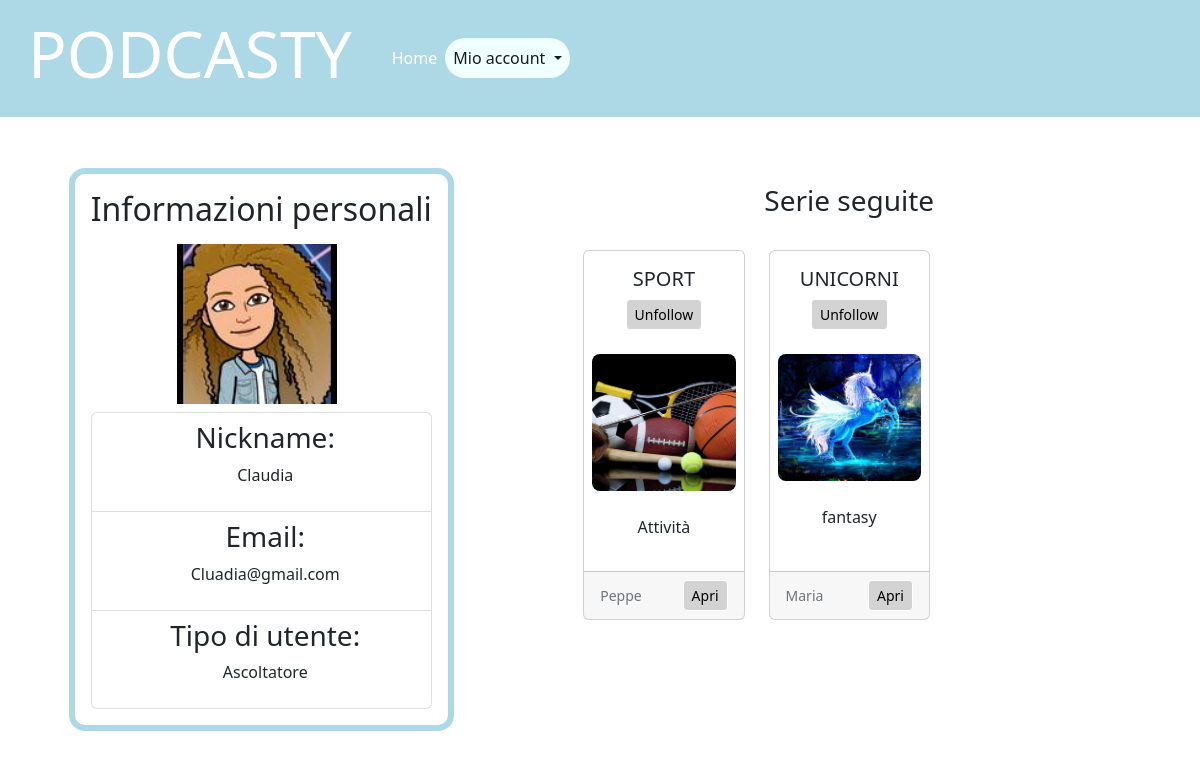
The app's page /profile (signed in) with its own data.
### tables this page shows
CREATE TABLE "utenti" (
	"id"	INTEGER NOT NULL,
	"email"	TEXT NOT NULL UNIQUE,
	"nickname"	TEXT NOT NULL UNIQUE,
	"password"	TEXT NOT NULL,
	"immagine_profilo"	TEXT NOT NULL,
	"creatore"	INTEGER NOT NULL DEFAULT 0,
	PRIMARY KEY("id" AUTOINCREMENT)
);

CREATE TABLE "serie" (
	"id_serie"	INTEGER NOT NULL,
	"titolo_serie"	TEXT NOT NULL UNIQUE,
	"descrizione"	TEXT NOT NULL,
	"categoria"	TEXT NOT NULL,
	"immagine_serie"	TEXT NOT NULL,
	"autore"	INTEGER NOT NULL,
	"ultima_modifica"	TEXT NOT NULL,
	FOREIGN KEY("autore") REFERENCES "utenti"("id") ON DELETE CASCADE,
	PRIMARY KEY("id_serie" AUTOINCREMENT)
);

### app.py (the view)
@app.route('/profile')
@login_required
def profile():
    id=current_user.id
    series = dao.get_serie_seguite( id )
    return render_template('profile.html',  series=series)

### app.py (called while the page is built)
@login_manager.user_loader
def load_user(id):
    utente = dao.get_utente_by_id(id)
    if utente is not None:
        log_user = User(id=utente['id'], email=utente['email'], nickname=utente['nickname'], password=utente['password'], immagine_profilo=utente['immagine_profilo'], creatore=utente['creatore'])
    else:
        log_user = None
    return log_user

### dao.py (called while the page is built)
def get_serie_seguite(id):
    conn = sqlite3.connect('db/podcast_db.db')
    conn.row_factory = sqlite3.Row
    cursor = conn.cursor()
    sql = 'SELECT serie.id_serie, serie.titolo_serie, serie.descrizione, serie.categoria, serie.immagine_serie, serie.ultima_modifica, utenti.nickname \
            FROM serie LEFT JOIN followers \
            ON serie.id_serie = followers.serie \
            LEFT JOIN utenti ON serie.autore=utenti.id\
            WHERE followers.utente = ? \
            ORDER BY ultima_modifica DESC'
    cursor.execute(sql, (id,))
    series = cursor.fetchall()
    cursor.close()
    conn.close()
    return series

def get_utente_by_id(id):
    conn = sqlite3.connect('db/podcast_db.db')
    conn.row_factory = sqlite3.Row
    cursor = conn.cursor()
    sql = 'SELECT * FROM utenti WHERE id = ?'
    cursor.execute(sql, (id,))
    user = cursor.fetchone()
    cursor.close()
    conn.close()
    return user

### templates/profile.html (shortened to what this page needs)
{% extends "base.html" %}
{% block profile_active %}active{% endblock %}
{% block content %}
<div class="mybigdiv">
  <div class="col-lg-5 col-md-12 mymainprofile">
    <h2>Informazioni personali</h2>
    <div>{% if current_user.immagine_profilo %}
      <img class="usrimg" src="{{ url_for('static', filename= current_user.immagine_profilo) }}"
      alt="Questa è l'immagine dell'utente {{ current_user.nickname }}">
        {% endif %}
    </div>
    <ol class="list-group">
      <li class="list-group-item">
        <div class="ms-2 me-auto">
          <h3>Nickname:</h3>
          <p>{{current_user.nickname}}</p>
        </div>
      </li>
      <li class="list-group-item">
        <div class="ms-2 me-auto">
          <h3>Email:</h3><p>{{current_user.email}}</p>
        </div>
      </li>
      <li class="list-group-item">
        <div class="ms-2 me-auto">
          <h3>Tipo di utente:</h3>
            {% if current_user.creatore %}
              <p>Creatore</p>
            {% else %}
              <p>Ascoltatore</p>
            {% endif %}
        </div>
      </li>
    </ol>
  </div>
  <aside class="col-lg-6 col-md-12 mysecond row g-4">
    {%if series%}
    <h3>Serie seguite</h3>
    {% for serie in series %}
      <article class="col-lg-4 col-md-6">
        <div class="card h-100">
          <div class="myflex myarticle cp">
            <h5 class="username">{{ serie.titolo_serie}}</h5>
            <a href="{{url_for('u_by_profile', id_s=serie.id_serie)}}" class="btn btn-dark btn-sm mybtn">Unfollow</a>
          </div>
          <img class="p-2 imgserieprf" src="{{ url_for('static', filename=serie.immagine_serie) }}" alt="Immagine della serie {{serie.titolo_serie}}">
          <div class="card-body">
            <p> {{serie.categoria}} </p>
          </div>
          <div class="card-footer myflex">
            <small class="text-muted">{{ serie.nickname }}</small>
            <a href="{{url_for('single_serie', id=serie.id_serie)}}" class="btn btn-dark btn-sm mybtn">Apri</a>
          </div>
        </div>
      </article>
    {% endfor %}
    {% else %}
      <h6>Non segui alcuna serie, inzia a seguire qualche serie!</h6>
    {% endif %}
  </aside>
</div>
{% endblock %}

### static/style.css (style rules this page uses)
.username { font-weight: 100; }
.mybigdiv { position: relative; top: 2rem; display: flex; flex-direction: row; justify-content: space-around; }
.imgserieprf { width: 100%; border-radius: 1rem; }
.mybtn { background-color: lightgray; color: black; border-color: white; }
.mymainprofile { background-color: white; border-style: solid; border-width: 0.4rem; border-color: lightblue; border-radius: 1rem; padding: 1rem; margin-bottom: 2rem; display: flex; flex-direction: column; width: fit-content; height: fit-content; text-align: center; }
.mysecond { background-color: white; padding: 1rem; display: flex; flex-direction: row; height: fit-content; text-align:center; margin-bottom: 1rem; }
.usrimg { height: 10rem; vertical-align: middle; margin: 0.5rem 0.5rem 0.5rem 0rem; }
.myflex { display: flex; justify-content: space-between; align-items: center; }
.myarticle { margin: 1rem; }
@media (max-width: 1400px) { .cp { display: flex; flex-direction: column; } }

### records on screen
utenti: immagine_profilo (picture), nickname "Claudia", email "Cluadia@gmail.com"
serie: titolo_serie "SPORT", immagine_serie (picture), categoria "Attività", nickname "Peppe"
serie: titolo_serie "UNICORNI", immagine_serie (picture), categoria "fantasy", nickname "Maria"
